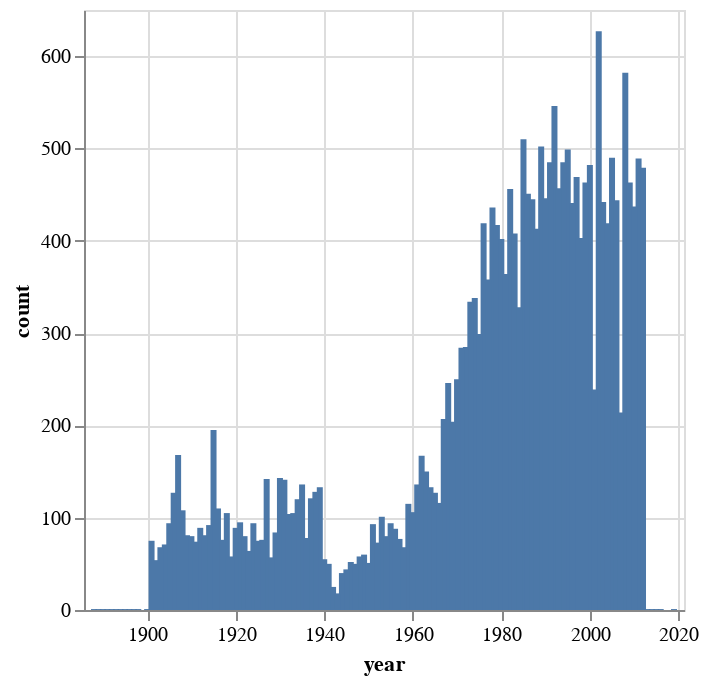

The notebook cell this image was saved under:
### Markdown cell above
## When were the Parliamentary Papers published?

The `date` metadata is not always accurate, but it seems good enough to explore the distribution of Trove's Parliamentary Papers over time.

### Code cell
import altair as alt

df["year"] = df["date"].str.extract(r"\b(\d{4})$")
years = df["year"].value_counts().to_frame().reset_index()

chart_dates = (
    alt.Chart(years)
    .mark_bar(size=3)
    .encode(
        x="year:T", y="count:Q", tooltip=[alt.Tooltip("year:T", format="%Y"), "count:Q"]
    )
    .properties(width="container")
)

display(chart_dates)

### Figure 1 — Vega-Lite specification as saved in the notebook (floating-point values rounded to 4 significant figures; data arrays with more than 128 entries replaced by an {"elided": "..."} marker saying what was removed)
{"config": {"view": {"continuousWidth": 300, "continuousHeight": 300}}, "data": {"name": "data-642b118b05e6711faca82b99423e6b05"}, "mark": {"type": "bar", "size": 3}, "encoding": {"tooltip": [{"field": "year", "format": "%Y", "type": "temporal"}, {"field": "count", "type": "quantitative"}], "x": {"field": "year", "type": "temporal"}, "y": {"field": "count", "type": "quantitative"}}, "width": "container", "$schema": "https://vega.github.io/schema/vega-lite/v5.8.0.json", "datasets": {"data-642b118b05e6711faca82b99423e6b05": {"elided": "129 records"}}}
